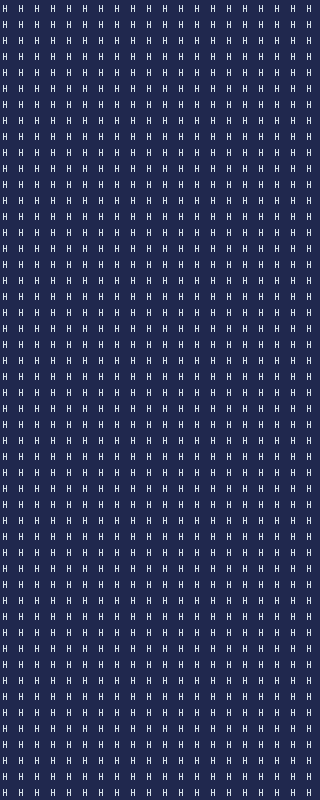

Rendered tile map (Tiled .tmx) drawn with the repository's tilesets; below, a short description and the full map source, tile grids included:
An orthogonal 20x50 tile map with 16x16 px tiles, 1 tile layer (prototype).

<map version="1.10" tiledversion="1.10.2" orientation="orthogonal" renderorder="right-down" width="20" height="50" tilewidth="16" tileheight="16" infinite="0" nextlayerid="9" nextobjectid="1">
 <tileset firstgid="164" source="FrostChill_tsx.tsx" />
 <layer id="1" name="prototype" width="20" height="50">
  <data encoding="csv">
260,260,260,260,260,260,260,260,260,260,260,260,260,260,260,260,260,260,260,260,
260,260,260,260,260,260,260,260,260,260,260,260,260,260,260,260,260,260,260,260,
260,260,260,260,260,260,260,260,260,260,260,260,260,260,260,260,260,260,260,260,
260,260,260,260,260,260,260,260,260,260,260,260,260,260,260,260,260,260,260,260,
260,260,260,260,260,260,260,260,260,260,260,260,260,260,260,260,260,260,260,260,
260,260,260,260,260,260,260,260,260,260,260,260,260,260,260,260,260,260,260,260,
260,260,260,260,260,260,260,260,260,260,260,260,260,260,260,260,260,260,260,260,
260,260,260,260,260,260,260,260,260,260,260,260,260,260,260,260,260,260,260,260,
260,260,260,260,260,260,260,260,260,260,260,260,260,260,260,260,260,260,260,260,
260,260,260,260,260,260,260,260,260,260,260,260,260,260,260,260,260,260,260,260,
260,260,260,260,260,260,260,260,260,260,260,260,260,260,260,260,260,260,260,260,
260,260,260,260,260,260,260,260,260,260,260,260,260,260,260,260,260,260,260,260,
260,260,260,260,260,260,260,260,260,260,260,260,260,260,260,260,260,260,260,260,
260,260,260,260,260,260,260,260,260,260,260,260,260,260,260,260,260,260,260,260,
260,260,260,260,260,260,260,260,260,260,260,260,260,260,260,260,260,260,260,260,
260,260,260,260,260,260,260,260,260,260,260,260,260,260,260,260,260,260,260,260,
260,260,260,260,260,260,260,260,260,260,260,260,260,260,260,260,260,260,260,260,
260,260,260,260,260,260,260,260,260,260,260,260,260,260,260,260,260,260,260,260,
260,260,260,260,260,260,260,260,260,260,260,260,260,260,260,260,260,260,260,260,
260,260,260,260,260,260,260,260,260,260,260,260,260,260,260,260,260,260,260,260,
260,260,260,260,260,260,260,260,260,260,260,260,260,260,260,260,260,260,260,260,
260,260,260,260,260,260,260,260,260,260,260,260,260,260,260,260,260,260,260,260,
260,260,260,260,260,260,260,260,260,260,260,260,260,260,260,260,260,260,260,260,
260,260,260,260,260,260,260,260,260,260,260,260,260,260,260,260,260,260,260,260,
260,260,260,260,260,260,260,260,260,260,260,260,260,260,260,260,260,260,260,260,
260,260,260,260,260,260,260,260,260,260,260,260,260,260,260,260,260,260,260,260,
260,260,260,260,260,260,260,260,260,260,260,260,260,260,260,260,260,260,260,260,
260,260,260,260,260,260,260,260,260,260,260,260,260,260,260,260,260,260,260,260,
260,260,260,260,260,260,260,260,260,260,260,260,260,260,260,260,260,260,260,260,
260,260,260,260,260,260,260,260,260,260,260,260,260,260,260,260,260,260,260,260,
260,260,260,260,260,260,260,260,260,260,260,260,260,260,260,260,260,260,260,260,
260,260,260,260,260,260,260,260,260,260,260,260,260,260,260,260,260,260,260,260,
260,260,260,260,260,260,260,260,260,260,260,260,260,260,260,260,260,260,260,260,
260,260,260,260,260,260,260,260,260,260,260,260,260,260,260,260,260,260,260,260,
260,260,260,260,260,260,260,260,260,260,260,260,260,260,260,260,260,260,260,260,
260,260,260,260,260,260,260,260,260,260,260,260,260,260,260,260,260,260,260,260,
260,260,260,260,260,260,260,260,260,260,260,260,260,260,260,260,260,260,260,260,
260,260,260,260,260,260,260,260,260,260,260,260,260,260,260,260,260,260,260,260,
260,260,260,260,260,260,260,260,260,260,260,260,260,260,260,260,260,260,260,260,
260,260,260,260,260,260,260,260,260,260,260,260,260,260,260,260,260,260,260,260,
260,260,260,260,260,260,260,260,260,260,260,260,260,260,260,260,260,260,260,260,
260,260,260,260,260,260,260,260,260,260,260,260,260,260,260,260,260,260,260,260,
260,260,260,260,260,260,260,260,260,260,260,260,260,260,260,260,260,260,260,260,
260,260,260,260,260,260,260,260,260,260,260,260,260,260,260,260,260,260,260,260,
260,260,260,260,260,260,260,260,260,260,260,260,260,260,260,260,260,260,260,260,
260,260,260,260,260,260,260,260,260,260,260,260,260,260,260,260,260,260,260,260,
260,260,260,260,260,260,260,260,260,260,260,260,260,260,260,260,260,260,260,260,
260,260,260,260,260,260,260,260,260,260,260,260,260,260,260,260,260,260,260,260,
260,260,260,260,260,260,260,260,260,260,260,260,260,260,260,260,260,260,260,260,
260,260,260,260,260,260,260,260,260,260,260,260,260,260,260,260,260,260,260,260
</data>
 </layer>
</map>
